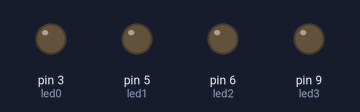
The sketch below on a simulated Arduino Uno, built with avr-gcc and run on an emulated ATmega328P. Shown: output pins drawn as LEDs (lit = HIGH).

Above: at 0.05 s.
At 1.5 s:
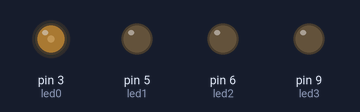
At 2.25 s:
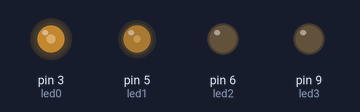
At 3.0 s:
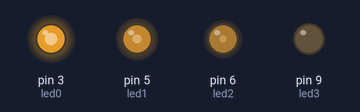
At 4.5 s:
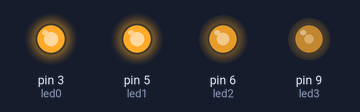
At 6.0 s:
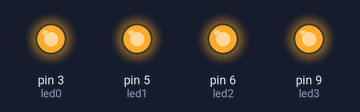
Timing chart, 0 to 7.8 s (numbered marks = the images above):
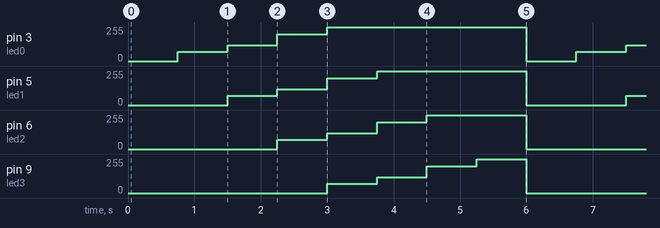

The sketch:

EX2.ino
```cpp
/**********************************************************************************
**                                                                               **
**                                 Fade LEDs                                     **
**                                                                               **
**                                 Programa  2                                   **
**                                                                               **
**********************************************************************************/
//Raúl Martos

const int led0 = 3;
const int led1 = 5;
const int led2 = 6;
const int led3 = 9;
int velocitat = 750;         // velocitat de l'acció en ms


void setup()
{
  pinMode(led0, OUTPUT);
  pinMode(led1, OUTPUT);
  pinMode(led2, OUTPUT);
  pinMode(led3, OUTPUT);

}

void loop()
{
  analogWrite(led0, 0);     // PWM del pin 3 a 0
  analogWrite(led1, 0);     // PWM del pin 5 a 0
  analogWrite(led2, 0);     // PWM del pin 6 a 0
  analogWrite(led3, 0);     // PWM del pin 9 a 0
  delay(velocitat);        // es queden leds velocitat ms en aquest estat

  analogWrite(led0, 70);     // PWM del pin 3 a 70
  analogWrite(led1, 0);     // PWM del pin 5 a 0
  analogWrite(led2, 0);     // PWM del pin 6 a 0
  analogWrite(led3, 0);     // PWM del pin 9 a 0
  delay(velocitat);        // es queden leds velocitat ms en aquest estat

  analogWrite(led0, 120);     // PWM del pin 3 a 120
  analogWrite(led1, 70);     // PWM del pin 5 a 70
  analogWrite(led2, 0);     // PWM del pin 6 a 0
  analogWrite(led3, 0);     // PWM del pin 9 a 0
  delay(velocitat);        // es queden leds velocitat ms en aquest estat

  analogWrite(led0, 200);     // PWM del pin 3 a 200
  analogWrite(led1, 120);     // PWM del pin 5 a 120
  analogWrite(led2, 70);     // PWM del pin 6 a 70
  analogWrite(led3, 0);     // PWM del pin 9 a 0
  delay(velocitat);        // es queden leds velocitat ms en aquest estat

  analogWrite(led0, 255);     // PWM del pin 3 a 255
  analogWrite(led1, 200);     // PWM del pin 5 a 200
  analogWrite(led2, 120);     // PWM del pin 6 a 120
  analogWrite(led3, 70);     // PWM del pin 9 a 70
  delay(velocitat);        // es queden leds velocitat ms en aquest estat

  analogWrite(led0, 255);     // PWM del pin 3 a 255
  analogWrite(led1, 255);     // PWM del pin 5 a 255
  analogWrite(led2, 200);     // PWM del pin 6 a 200
  analogWrite(led3, 120);     // PWM del pin 9 a 120
  delay(velocitat);        // es queden leds velocitat ms en aquest estat

  analogWrite(led0, 255);     // PWM del pin 3 a 255
  analogWrite(led1, 255);     // PWM del pin 5 a 255
  analogWrite(led2, 255);     // PWM del pin 6 a 255
  analogWrite(led3, 200);     // PWM del pin 9 a 200
  delay(velocitat);        // es queden leds velocitat ms en aquest estat

  analogWrite(led0, 255);     // PWM del pin 3 a 255
  analogWrite(led1, 255);     // PWM del pin 5 a 255
  analogWrite(led2, 255);     // PWM del pin 6 a 255
  analogWrite(led3, 255);     // PWM del pin 9 a 255
  delay(velocitat);        // es queden leds velocitat ms en aquest estat

  }
```

Measured:
- by itself, pin 3 (led0): repeats every 6.0 s: 120/255 0.75 s, 200/255 0.75 s, 255/255 3.0 s, 0/255 0.75 s, 70/255 0.75 s
- by itself, pin 5 (led1): repeats every 6.0 s: 120/255 0.75 s, 200/255 0.75 s, 255/255 2.3 s, 0/255 1.5 s, 70/255 0.75 s
- by itself, pin 6 (led2): repeats every 6.0 s: 120/255 0.75 s, 200/255 0.75 s, 255/255 1.5 s, 0/255 2.3 s, 70/255 0.75 s
- by itself, pin 9 (led3): repeats every 6.0 s: 120/255 0.75 s, 200/255 0.75 s, 255/255 0.75 s, 0/255 3.0 s, 70/255 0.75 s
